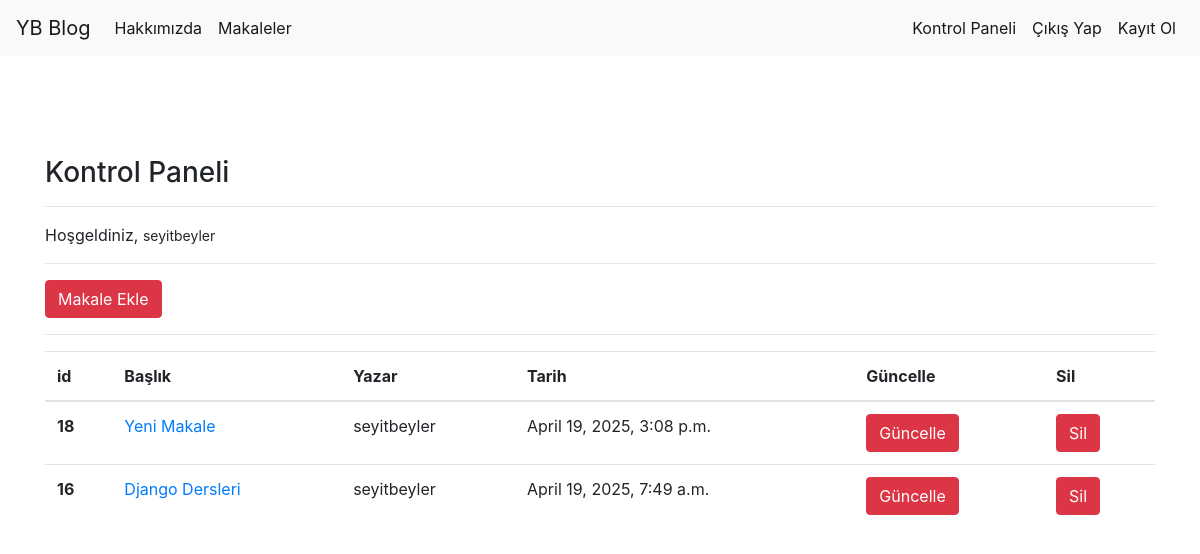
Screenshot of /articles/dashboard/ (signed in) with the database file from the repository.
### article/models.py (models this page shows, shortened)
class Article(models.Model):
    author = models.ForeignKey("auth.User",on_delete = models.CASCADE,verbose_name = "Yazar")
    title = models.CharField(max_length = 50,verbose_name= "Başlık")
    content = RichTextField()
    created_date = models.DateTimeField(auto_now_add=True,verbose_name="Oluşturulma Tarihi")
    article_image = models.FileField(blank = True,null = True,verbose_name = "Makaleye Fotoğraf Ekleyin")
    class Meta:
        ordering = ["-created_date"]

### article/views.py (the view)
# urls.py: path('dashboard/', views.dashboard,name = "dashboard"),
@login_required(login_url = "user:login")
def dashboard(request):
    articles = Article.objects.filter(author = request.user)
    context = {
        "articles":articles
    }
    return render(request,"dashboard.html",context)

### templates/dashboard.html
{% extends "layout.html" %}
{% block body %}
<h3>Kontrol Paneli</h3>
<hr>
<p>
    Hoşgeldiniz, <small>{{request.user.username}}</small>
</p>
<hr>
<a class = "btn btn-danger" href = "{% url 'article:addarticle' %}">Makale Ekle</a>
<hr>
{% if articles  %}
<table class="table">
    <thead>
      <tr>
        <th scope="col">id</th>
        <th scope="col">Başlık</th>
        <th scope="col">Yazar</th>
        <th scope="col">Tarih</th>
        <th scope="col">Güncelle</th>
        <th scope="col">Sil</th>
      </tr>
    </thead>
    <tbody>
        {% for article in articles %}
        <tr>
            <th scope="row">{{article.id}}</th>
            <td><a href="{% url 'article:detail' article.id %}"> {{article.title}}</a></td>
            <td>{{article.author.username}}</td>
            <td>{{article.created_date}}</td>
            <td><a href="{% url 'article:update' article.id %}" class = "btn btn-danger" >Güncelle</a></td>
            <td><a href="{% url 'article:delete' article.id %}" class = "btn btn-danger">Sil</a></td>
        </tr>
        {% endfor %}
    </tbody>
  </table>
{% else %}
<div class = "alert alert-danger">
    Henüz bir makaleniz bulunmuyor...
</div>
{% endif %}
{% endblock body %}

### rows the page displays
Article: id "18", title "Yeni Makale", author.username "seyitbeyler", created_date "April 19, 2025, 3:08 p.m."
Article: id "16", title "Django Dersleri", author.username "seyitbeyler", created_date "April 19, 2025, 7:49 a.m."

### other values shown
{{ request.user.username }} "seyitbeyler"
